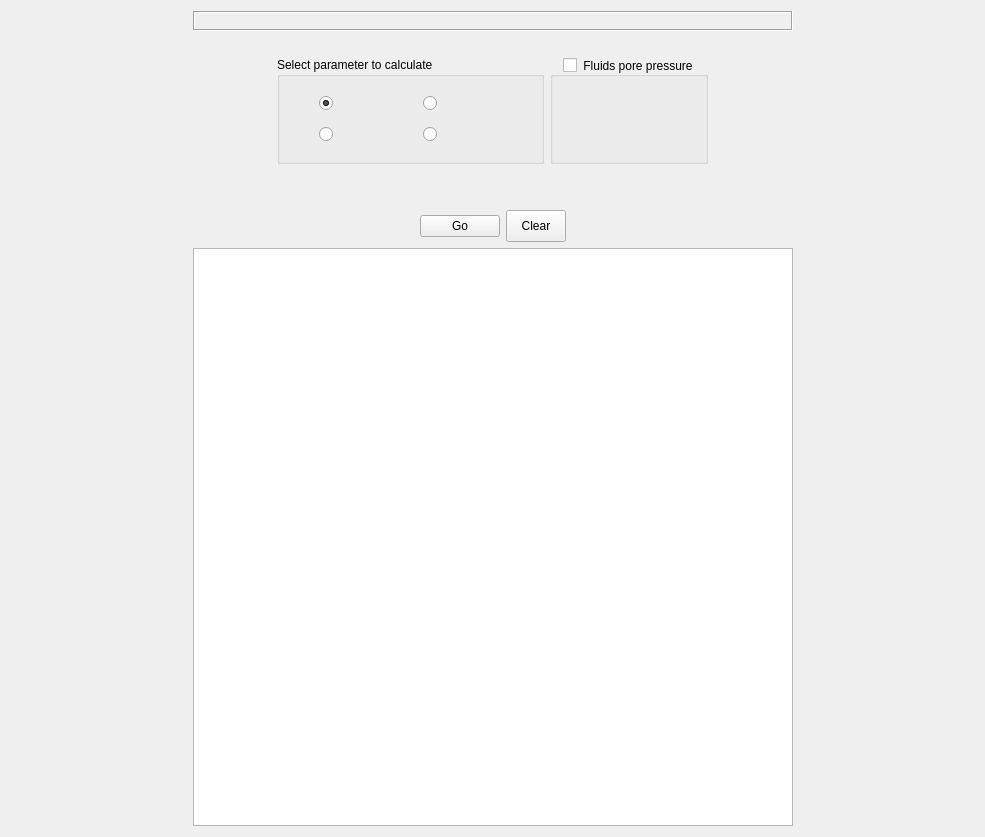
<?xml version="1.0" encoding="UTF-8"?>
<ui version="4.0">
 <class>Form</class>
 <widget class="QWidget" name="Form">
  <property name="geometry">
   <rect>
    <x>0</x>
    <y>0</y>
    <width>985</width>
    <height>837</height>
   </rect>
  </property>
  <property name="windowTitle">
   <string>Form</string>
  </property>
  <layout class="QVBoxLayout" name="verticalLayout">
   <item>
    <layout class="QHBoxLayout" name="horizontalLayout_draw">
     <item>
      <spacer name="horizontalSpacer_drawLeft">
       <property name="orientation">
        <enum>Qt::Horizontal</enum>
       </property>
       <property name="sizeHint" stdset="0">
        <size>
         <width>40</width>
         <height>20</height>
        </size>
       </property>
      </spacer>
     </item>
     <item>
      <widget class="QLabel" name="label_draw">
       <property name="sizePolicy">
        <sizepolicy hsizetype="Minimum" vsizetype="Minimum">
         <horstretch>1</horstretch>
         <verstretch>1</verstretch>
        </sizepolicy>
       </property>
       <property name="maximumSize">
        <size>
         <width>600</width>
         <height>250</height>
        </size>
       </property>
       <property name="frameShape">
        <enum>QFrame::Box</enum>
       </property>
       <property name="frameShadow">
        <enum>QFrame::Sunken</enum>
       </property>
       <property name="text">
        <string/>
       </property>
       <property name="pixmap">
        <pixmap resource="../../../images/ressources.qrc">:/illustrations/illustration_calculator.png</pixmap>
       </property>
       <property name="scaledContents">
        <bool>true</bool>
       </property>
      </widget>
     </item>
     <item>
      <spacer name="horizontalSpacer_drawRight">
       <property name="orientation">
        <enum>Qt::Horizontal</enum>
       </property>
       <property name="sizeHint" stdset="0">
        <size>
         <width>40</width>
         <height>20</height>
        </size>
       </property>
      </spacer>
     </item>
    </layout>
   </item>
   <item>
    <spacer name="verticalSpacer_1">
     <property name="orientation">
      <enum>Qt::Vertical</enum>
     </property>
     <property name="sizeType">
      <enum>QSizePolicy::Fixed</enum>
     </property>
     <property name="sizeHint" stdset="0">
      <size>
       <width>20</width>
       <height>20</height>
      </size>
     </property>
    </spacer>
   </item>
   <item>
    <layout class="QHBoxLayout" name="horizontalLayout">
     <item>
      <spacer name="horizontalSpacer_pramsLeft">
       <property name="orientation">
        <enum>Qt::Horizontal</enum>
       </property>
       <property name="sizeHint" stdset="0">
        <size>
         <width>19</width>
         <height>107</height>
        </size>
       </property>
      </spacer>
     </item>
     <item>
      <widget class="QGroupBox" name="groupBox_parameters">
       <property name="sizePolicy">
        <sizepolicy hsizetype="MinimumExpanding" vsizetype="Minimum">
         <horstretch>0</horstretch>
         <verstretch>0</verstretch>
        </sizepolicy>
       </property>
       <property name="minimumSize">
        <size>
         <width>0</width>
         <height>0</height>
        </size>
       </property>
       <property name="maximumSize">
        <size>
         <width>16777215</width>
         <height>16777215</height>
        </size>
       </property>
       <property name="title">
        <string>Select parameter to calculate</string>
       </property>
       <layout class="QGridLayout" name="gridLayout">
        <item row="1" column="4">
         <layout class="QHBoxLayout" name="horizontalLayout_beta">
          <property name="spacing">
           <number>0</number>
          </property>
         </layout>
        </item>
        <item row="0" column="0">
         <widget class="QRadioButton" name="radioButton_alpha">
          <property name="maximumSize">
           <size>
            <width>20</width>
            <height>16777215</height>
           </size>
          </property>
          <property name="toolTip">
           <string>Check for calculate critical surface slope</string>
          </property>
          <property name="text">
           <string/>
          </property>
          <property name="checked">
           <bool>true</bool>
          </property>
         </widget>
        </item>
        <item row="1" column="0">
         <widget class="QRadioButton" name="radioButton_beta">
          <property name="maximumSize">
           <size>
            <width>20</width>
            <height>16777215</height>
           </size>
          </property>
          <property name="toolTip">
           <string>Check for calculate basal slope</string>
          </property>
          <property name="text">
           <string/>
          </property>
         </widget>
        </item>
        <item row="1" column="5">
         <widget class="QRadioButton" name="radioButton_phiD">
          <property name="maximumSize">
           <size>
            <width>20</width>
            <height>16777215</height>
           </size>
          </property>
          <property name="toolTip">
           <string>Check for calculate basal friction angle</string>
          </property>
          <property name="text">
           <string/>
          </property>
         </widget>
        </item>
        <item row="0" column="4">
         <layout class="QHBoxLayout" name="horizontalLayout_alpha">
          <property name="spacing">
           <number>0</number>
          </property>
         </layout>
        </item>
        <item row="0" column="5">
         <widget class="QRadioButton" name="radioButton_phiB">
          <property name="maximumSize">
           <size>
            <width>20</width>
            <height>16777215</height>
           </size>
          </property>
          <property name="toolTip">
           <string>Check for calculate bulk friction angle</string>
          </property>
          <property name="text">
           <string/>
          </property>
         </widget>
        </item>
        <item row="1" column="6">
         <widget class="QLabel" name="label_phiD">
          <property name="sizePolicy">
           <sizepolicy hsizetype="Minimum" vsizetype="Minimum">
            <horstretch>0</horstretch>
            <verstretch>0</verstretch>
           </sizepolicy>
          </property>
          <property name="maximumSize">
           <size>
            <width>20</width>
            <height>24</height>
           </size>
          </property>
          <property name="toolTip">
           <string>Basal friction angle [deg]</string>
          </property>
          <property name="pixmap">
           <pixmap resource="../../../images/ressources.qrc">:/params/params_phiD.png</pixmap>
          </property>
          <property name="scaledContents">
           <bool>true</bool>
          </property>
         </widget>
        </item>
        <item row="0" column="6">
         <widget class="QLabel" name="label_phiB">
          <property name="sizePolicy">
           <sizepolicy hsizetype="Minimum" vsizetype="Minimum">
            <horstretch>0</horstretch>
            <verstretch>0</verstretch>
           </sizepolicy>
          </property>
          <property name="maximumSize">
           <size>
            <width>20</width>
            <height>24</height>
           </size>
          </property>
          <property name="toolTip">
           <string>Bulk friction angle [deg]</string>
          </property>
          <property name="text">
           <string/>
          </property>
          <property name="pixmap">
           <pixmap resource="../../../images/ressources.qrc">:/params/params_phiB.png</pixmap>
          </property>
          <property name="scaledContents">
           <bool>true</bool>
          </property>
         </widget>
        </item>
        <item row="1" column="7">
         <layout class="QHBoxLayout" name="horizontalLayout_phiD">
          <property name="spacing">
           <number>0</number>
          </property>
         </layout>
        </item>
        <item row="0" column="7">
         <layout class="QHBoxLayout" name="horizontalLayout_phiB">
          <property name="spacing">
           <number>0</number>
          </property>
         </layout>
        </item>
        <item row="0" column="1">
         <widget class="QLabel" name="label_alpha">
          <property name="maximumSize">
           <size>
            <width>12</width>
            <height>24</height>
           </size>
          </property>
          <property name="toolTip">
           <string>Critical surface slope [deg]</string>
          </property>
          <property name="text">
           <string/>
          </property>
          <property name="pixmap">
           <pixmap resource="../../../images/ressources.qrc">:/params/params_alpha.png</pixmap>
          </property>
          <property name="scaledContents">
           <bool>true</bool>
          </property>
         </widget>
        </item>
        <item row="1" column="1">
         <widget class="QLabel" name="label_beta">
          <property name="sizePolicy">
           <sizepolicy hsizetype="Preferred" vsizetype="Preferred">
            <horstretch>0</horstretch>
            <verstretch>0</verstretch>
           </sizepolicy>
          </property>
          <property name="maximumSize">
           <size>
            <width>12</width>
            <height>24</height>
           </size>
          </property>
          <property name="toolTip">
           <string>Basal slope [deg]</string>
          </property>
          <property name="text">
           <string/>
          </property>
          <property name="pixmap">
           <pixmap resource="../../../images/ressources.qrc">:/params/params_beta.png</pixmap>
          </property>
          <property name="scaledContents">
           <bool>true</bool>
          </property>
         </widget>
        </item>
       </layout>
      </widget>
     </item>
     <item>
      <widget class="QGroupBox" name="groupBox_fluids">
       <property name="sizePolicy">
        <sizepolicy hsizetype="Fixed" vsizetype="Minimum">
         <horstretch>0</horstretch>
         <verstretch>0</verstretch>
        </sizepolicy>
       </property>
       <property name="minimumSize">
        <size>
         <width>0</width>
         <height>0</height>
        </size>
       </property>
       <property name="maximumSize">
        <size>
         <width>16777215</width>
         <height>16777215</height>
        </size>
       </property>
       <property name="toolTip">
        <string>Check to activate fluids pore pressure parameters</string>
       </property>
       <property name="title">
        <string>Fluids pore pressure</string>
       </property>
       <property name="alignment">
        <set>Qt::AlignCenter</set>
       </property>
       <property name="checkable">
        <bool>true</bool>
       </property>
       <property name="checked">
        <bool>false</bool>
       </property>
       <layout class="QGridLayout" name="gridLayout_2">
        <item row="0" column="0">
         <widget class="QLabel" name="label_lamdaB">
          <property name="sizePolicy">
           <sizepolicy hsizetype="Minimum" vsizetype="Minimum">
            <horstretch>0</horstretch>
            <verstretch>0</verstretch>
           </sizepolicy>
          </property>
          <property name="maximumSize">
           <size>
            <width>30</width>
            <height>24</height>
           </size>
          </property>
          <property name="toolTip">
           <string>Bulk fluids overpressure ratio</string>
          </property>
          <property name="pixmap">
           <pixmap resource="../../../images/ressources.qrc">:/params/params_lamdaB.png</pixmap>
          </property>
          <property name="scaledContents">
           <bool>true</bool>
          </property>
         </widget>
        </item>
        <item row="0" column="1">
         <layout class="QHBoxLayout" name="horizontalLayout_lamdaB">
          <property name="spacing">
           <number>0</number>
          </property>
         </layout>
        </item>
        <item row="0" column="2">
         <widget class="QLabel" name="label_rhof">
          <property name="sizePolicy">
           <sizepolicy hsizetype="Minimum" vsizetype="Minimum">
            <horstretch>0</horstretch>
            <verstretch>0</verstretch>
           </sizepolicy>
          </property>
          <property name="maximumSize">
           <size>
            <width>24</width>
            <height>24</height>
           </size>
          </property>
          <property name="toolTip">
           <string>Volumetric mass density of fluids</string>
          </property>
          <property name="text">
           <string/>
          </property>
          <property name="pixmap">
           <pixmap resource="../../../images/ressources.qrc">:/params/params_rhof.png</pixmap>
          </property>
          <property name="scaledContents">
           <bool>true</bool>
          </property>
         </widget>
        </item>
        <item row="0" column="3">
         <layout class="QHBoxLayout" name="horizontalLayout_rhof">
          <property name="spacing">
           <number>0</number>
          </property>
         </layout>
        </item>
        <item row="1" column="0">
         <widget class="QLabel" name="label_lamdaD">
          <property name="sizePolicy">
           <sizepolicy hsizetype="Minimum" vsizetype="Minimum">
            <horstretch>0</horstretch>
            <verstretch>0</verstretch>
           </sizepolicy>
          </property>
          <property name="maximumSize">
           <size>
            <width>30</width>
            <height>24</height>
           </size>
          </property>
          <property name="toolTip">
           <string>Bulk fluids overpressure ratio</string>
          </property>
          <property name="text">
           <string/>
          </property>
          <property name="pixmap">
           <pixmap resource="../../../images/ressources.qrc">:/params/params_lamdaD.png</pixmap>
          </property>
          <property name="scaledContents">
           <bool>true</bool>
          </property>
         </widget>
        </item>
        <item row="1" column="1">
         <layout class="QHBoxLayout" name="horizontalLayout_lamdaD">
          <property name="spacing">
           <number>0</number>
          </property>
         </layout>
        </item>
        <item row="1" column="2">
         <widget class="QLabel" name="label_rhosr">
          <property name="sizePolicy">
           <sizepolicy hsizetype="Minimum" vsizetype="Minimum">
            <horstretch>0</horstretch>
            <verstretch>0</verstretch>
           </sizepolicy>
          </property>
          <property name="maximumSize">
           <size>
            <width>24</width>
            <height>24</height>
           </size>
          </property>
          <property name="toolTip">
           <string>Volumetric mass density of saturated rock</string>
          </property>
          <property name="text">
           <string/>
          </property>
          <property name="pixmap">
           <pixmap resource="../../../images/ressources.qrc">:/params/params_rhosr.png</pixmap>
          </property>
          <property name="scaledContents">
           <bool>true</bool>
          </property>
         </widget>
        </item>
        <item row="1" column="3">
         <layout class="QHBoxLayout" name="horizontalLayout_rhosr">
          <property name="spacing">
           <number>0</number>
          </property>
         </layout>
        </item>
       </layout>
      </widget>
     </item>
     <item>
      <spacer name="horizontalSpacer_paramsRight">
       <property name="orientation">
        <enum>Qt::Horizontal</enum>
       </property>
       <property name="sizeHint" stdset="0">
        <size>
         <width>20</width>
         <height>107</height>
        </size>
       </property>
      </spacer>
     </item>
    </layout>
   </item>
   <item>
    <layout class="QHBoxLayout" name="horizontalLayout_context">
     <item>
      <spacer name="horizontalSpacer_contextLeft">
       <property name="orientation">
        <enum>Qt::Horizontal</enum>
       </property>
       <property name="sizeHint" stdset="0">
        <size>
         <width>40</width>
         <height>20</height>
        </size>
       </property>
      </spacer>
     </item>
     <item>
      <layout class="QVBoxLayout" name="verticalLayout_context"/>
     </item>
     <item>
      <spacer name="horizontalSpacer_contextRight">
       <property name="orientation">
        <enum>Qt::Horizontal</enum>
       </property>
       <property name="sizeHint" stdset="0">
        <size>
         <width>40</width>
         <height>20</height>
        </size>
       </property>
      </spacer>
     </item>
    </layout>
   </item>
   <item>
    <spacer name="verticalSpacer_2">
     <property name="orientation">
      <enum>Qt::Vertical</enum>
     </property>
     <property name="sizeType">
      <enum>QSizePolicy::Fixed</enum>
     </property>
     <property name="sizeHint" stdset="0">
      <size>
       <width>20</width>
       <height>20</height>
      </size>
     </property>
    </spacer>
   </item>
   <item>
    <layout class="QHBoxLayout" name="horizontalLayout_GoClear">
     <item>
      <spacer name="horizontalSpacer_GoClearLeft">
       <property name="orientation">
        <enum>Qt::Horizontal</enum>
       </property>
       <property name="sizeHint" stdset="0">
        <size>
         <width>40</width>
         <height>20</height>
        </size>
       </property>
      </spacer>
     </item>
     <item>
      <widget class="QPushButton" name="pushButton_Go">
       <property name="toolTip">
        <string>Launch calculation (Crtl+G)</string>
       </property>
       <property name="text">
        <string>Go</string>
       </property>
       <property name="icon">
        <iconset resource="../../../images/ressources.qrc">
         <normaloff>:/buttons/button_compute.png</normaloff>:/buttons/button_compute.png</iconset>
       </property>
       <property name="shortcut">
        <string>Ctrl+G</string>
       </property>
      </widget>
     </item>
     <item>
      <widget class="QPushButton" name="pushButton_Clear">
       <property name="minimumSize">
        <size>
         <width>0</width>
         <height>32</height>
        </size>
       </property>
       <property name="maximumSize">
        <size>
         <width>60</width>
         <height>16777215</height>
        </size>
       </property>
       <property name="toolTip">
        <string>Clear inputs and results fields</string>
       </property>
       <property name="text">
        <string>Clear</string>
       </property>
      </widget>
     </item>
     <item>
      <spacer name="horizontalSpacer_GoClearRight">
       <property name="orientation">
        <enum>Qt::Horizontal</enum>
       </property>
       <property name="sizeHint" stdset="0">
        <size>
         <width>40</width>
         <height>20</height>
        </size>
       </property>
      </spacer>
     </item>
    </layout>
   </item>
   <item>
    <layout class="QHBoxLayout" name="horizontalLayout_Results">
     <property name="sizeConstraint">
      <enum>QLayout::SetMaximumSize</enum>
     </property>
     <item>
      <spacer name="horizontalSpacer_resultsLeft">
       <property name="orientation">
        <enum>Qt::Horizontal</enum>
       </property>
       <property name="sizeType">
        <enum>QSizePolicy::Expanding</enum>
       </property>
       <property name="sizeHint" stdset="0">
        <size>
         <width>40</width>
         <height>20</height>
        </size>
       </property>
      </spacer>
     </item>
     <item>
      <widget class="QTextEdit" name="textEdit_results">
       <property name="minimumSize">
        <size>
         <width>600</width>
         <height>200</height>
        </size>
       </property>
       <property name="maximumSize">
        <size>
         <width>600</width>
         <height>16777215</height>
        </size>
       </property>
       <property name="toolTip">
        <string/>
       </property>
       <property name="readOnly">
        <bool>true</bool>
       </property>
       <property name="html">
        <string>&lt;!DOCTYPE HTML PUBLIC &quot;-//W3C//DTD HTML 4.0//EN&quot; &quot;http://www.w3.org/TR/REC-html40/strict.dtd&quot;&gt;
&lt;html&gt;&lt;head&gt;&lt;meta name=&quot;qrichtext&quot; content=&quot;1&quot; /&gt;&lt;style type=&quot;text/css&quot;&gt;
p, li { white-space: pre-wrap; }
&lt;/style&gt;&lt;/head&gt;&lt;body style=&quot; font-family:'Cantarell'; font-size:11pt; font-weight:400; font-style:normal;&quot;&gt;
&lt;p style=&quot;-qt-paragraph-type:empty; margin-top:0px; margin-bottom:0px; margin-left:0px; margin-right:0px; -qt-block-indent:0; text-indent:0px;&quot;&gt;&lt;br /&gt;&lt;/p&gt;&lt;/body&gt;&lt;/html&gt;</string>
       </property>
      </widget>
     </item>
     <item>
      <spacer name="horizontalSpacer_resultsRight">
       <property name="orientation">
        <enum>Qt::Horizontal</enum>
       </property>
       <property name="sizeType">
        <enum>QSizePolicy::Expanding</enum>
       </property>
       <property name="sizeHint" stdset="0">
        <size>
         <width>40</width>
         <height>20</height>
        </size>
       </property>
      </spacer>
     </item>
    </layout>
   </item>
  </layout>
 </widget>
 <resources>
  <include location="../../../images/ressources.qrc"/>
 </resources>
 <connections/>
</ui>
